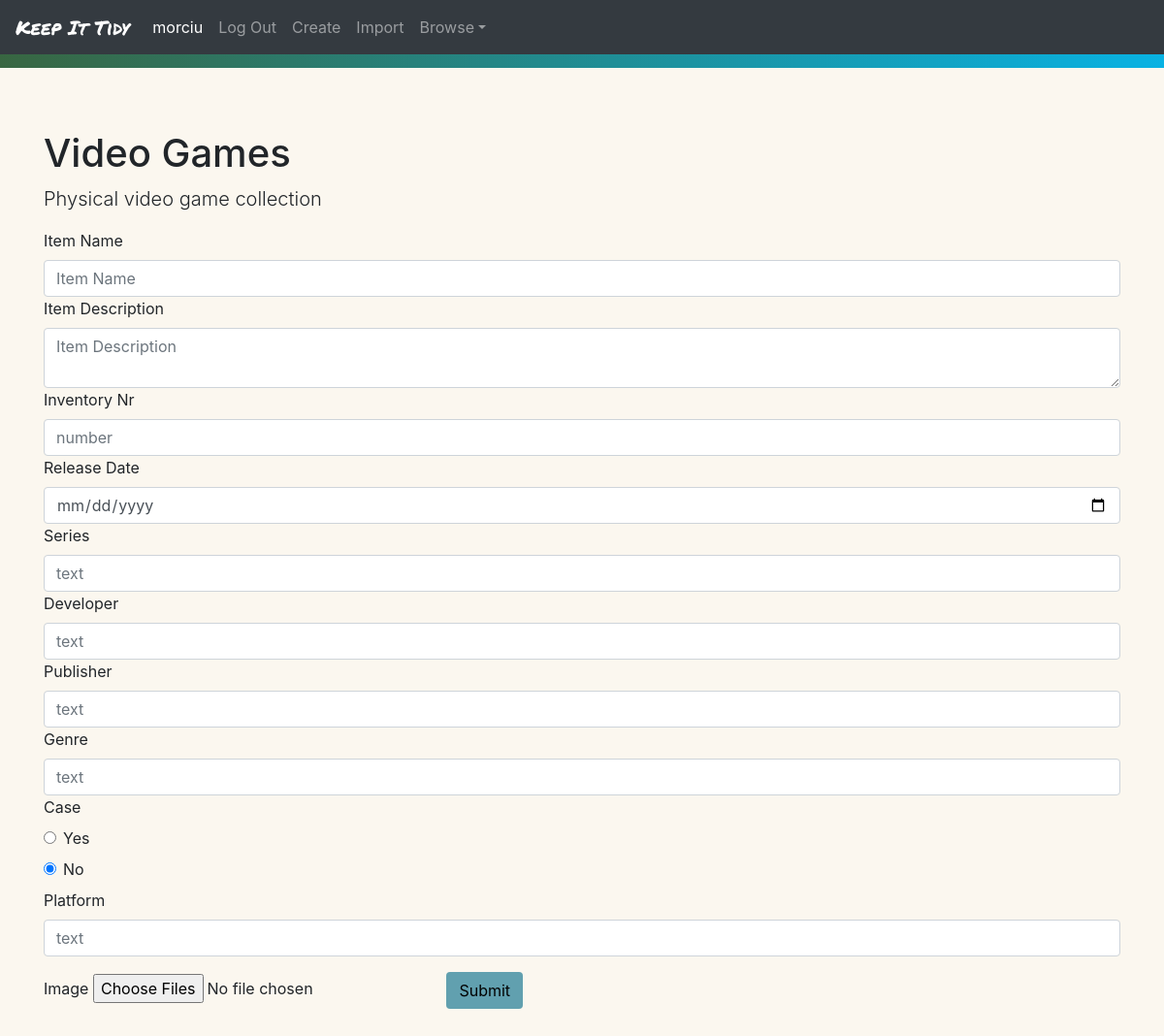
Screenshot of /add_item/145 (signed in) with the database file from the repository.
### KeepItTidy/models.py (models this page shows, shortened)
class User(AbstractUser):
	pass

class Collection(models.Model):
	user = models.ForeignKey(User, on_delete=models.CASCADE, related_name="collection")
	name = models.CharField(max_length=200)
	description = models.CharField(max_length=200)

class FieldNameTypePair(models.Model):
	dictionary = models.ForeignKey(FieldDict, on_delete=models.CASCADE, related_name="name_type_pair")
	field_name = models.CharField(max_length=200)
	field_type = models.CharField(max_length=200)

### KeepItTidy/views.py (the view)
# urls.py: path("add_item/<int:collection_id>", views.add_item, name="add_item"),
@login_required
def add_item(request, collection_id):
	current_user = request.user
	collection = Collection.objects.get(id=collection_id)
	field_dict = FieldDict.objects.get(collection=collection)
	fields = FieldNameTypePair.objects.filter(dictionary=field_dict)
	if request.method == "POST":
		item_name = request.POST["itemName"]
		if request.POST["itemDescription"]:
			item = Item(name=item_name, description=request.POST["itemDescription"], user=current_user, collection=collection)
		else:
			item = Item(name=item_name, user=current_user, collection=collection)
		item.save()
		posts = request.POST.items()
		for key, value in posts:
			field_name = key.split(" / ")[0]
			field_type = key.split(" / ")[-1]
			create_field_obj(item, value, field_type, field_name, collection)
		if len(request.FILES) > 0:
			for i in request.FILES:
				file_name = i.split(" / ")[0]
				file_type = i.split(" / ")[-1]
				for file in request.FILES.getlist(i):
					if file_type == "image":
						image = file
						print(file)
						field_obj = ImageField(name=file_name, collection=collection, item=item, image=image)
						field_obj.save()
		return render(request, 'keepittidy/add_item.html', {
			"user": current_user,
			"collection": collection,
			"fields": fields
			})
	else:
		return render(request, 'keepittidy/add_item.html', {
			"user": current_user,
			"collection": collection,
			"fields": fields
			})

### KeepItTidy/templates/keepittidy/add_item.html (shortened to what this page needs)
{% extends "keepittidy/layout.html" %}
{% load static %}
{% block body %}
<div id="collection" class="jumbotron jumbotron-fluid">
	<div class="container">
		<h1 class="display-5">{{ collection.name }}</h1>
		<p class="lead">{{ collection.description }}</p>
	</div>
	<div class="container">
		<form action="{% url 'add_item' collection.id %}" method="post" enctype="multipart/form-data">
			<label for=itemName>Item Name</label>
			<input type="text" class="form-control itemName" name="itemName" placeholder="Item Name" required="">
			<label for=itemDescription>Item Description</label>
			<textarea class="form-control itemDescription" name="itemDescription" placeholder="Item Description"></textarea>
			{% for field in fields %}
	        <label for="{{field.field_name}}">{{field.field_name}}</label>
	        {% if field.field_type == "text" %}
	        	<input type="text" class="form-control {{field.field_type}}" name="{{field.field_name}} / {{field.field_type}}" placeholder={{field.field_type}}>
	        {% elif field.field_type == "boolean" %}
	        	<div class="form-check">
        			<input type="radio" class="form-check-input {{field.field_type}}" id="booleanYes" value="true" name="{{field.field_name}} / {{field.field_type}}">
    				<label for="booleanYes">Yes</label>
        		</div>
    			<div class="form-check">
    				<input type="radio" class="form-check-input {{field.field_type}}" id="booleanNo" value="false" name="{{field.field_name}} / {{field.field_type}}" checked>
    				<label for="booleanNo">No</label>
    			</div>
	        {% elif field.field_type == "date" %}
	        	<input type="date" class="form-control {{field.field_type}}" name="{{field.field_name}} / {{field.field_type}}" placeholder={{field.field_type}} required="">
	        {% elif field.field_type == "number" %}
	        	<input type="number" step="any" class="form-control {{field.field_type}}" name="{{field.field_name}} / {{field.field_type}}" placeholder={{field.field_type}}>
	        {% elif field.field_type == "decimal" %}
	        	<input type="number" step=".01" class="form-control {{field.field_type}}" name="{{field.field_name}} / {{field.field_type}}" placeholder={{field.field_type}}>
	        {% elif field.field_type == "image" %}
	        	<input type="file", class="form-control-image {{field.field_type}}" name="{{field.field_name}} / {{field.field_type}}" multiple>
	        {% endif %}
		    {% endfor %}
		    <button type="submit" class="btn addButton">Submit</button>
		</form>
	</div>
</div>
{% endblock %}

### KeepItTidy/templates/keepittidy/layout.html (shortened to what this page needs)
{% load static %}
<!DOCTYPE html>
<html lang="en">
	<head>
		<link rel="stylesheet" href="https://cdn.jsdelivr.net/npm/bootstrap@4.6.0/dist/css/bootstrap.min.css">
		<link href="{% static 'KeepItTidy/styles.css' %}" rel="stylesheet">
	</head>
	<body>
		<nav class="navbar navbar-expand-md navbar-dark bg-dark fixed-top">
		  <a id="titleLogo" class="navbar-brand" href="{% url 'index' %}">Keep It Tidy</a>
		  {% if user.is_authenticated %}
		  <div class="navbar-collapse collapse" id="navbarDefault" style="">
		    <ul class="navbar-nav mr-auto">
		      <li class="nav-item active">
		        <a class="nav-link disabled">{{user.username}}<span class="sr-only">(current)</span></a>
		      </li>
		      <li class="nav-item">
		        <a class="nav-link" href="{% url 'logout' %}">Log Out</a>
		      </li>
		      <li class="nav-item">
		        <a class="nav-link" href="{% url 'create_collection' %}" tabindex="-1">Create
		        </a>
		      </li>
		      <li class="nav-item">
		        <a class="nav-link" href="{% url 'excel_import' %}" tabindex="-1">Import
		        </a>
		      </li>
		      <li class="nav-item dropdown" id="dropdown01">
		        <a class="nav-link dropdown-toggle" href="#" data-toggle="dropdown" aria-haspopup="true" aria-expanded="false">Browse</a>
		      </li>
		    </ul>
		  </div>
		  {% endif %}
		</nav>
	{% block body %}
	{% endblock %}
	</body>
</html>

### KeepItTidy/static/KeepItTidy/styles.css (style rules this page uses)
body { background-image: linear-gradient(to right, #386641, #08b2e3); padding-top: 70px; }
.navbar { background-color: #6A994E; }
.btn { margin: 1em; }
#titleLogo { font-family: 'Permanent Marker', cursive; }
.jumbotron { background-color: #FBF7EF; }
.addButton { background-color: #61A0AF; color: black; }

### rows the page displays
User: username "morciu"
Collection: name "Video Games", description "Physical video game collection"
FieldNameTypePair: field_name "Inventory Nr", field_type "number"
FieldNameTypePair: field_name "Release Date"
FieldNameTypePair: field_name "Series", field_type "text"
FieldNameTypePair: field_name "Developer", field_type "text"
FieldNameTypePair: field_name "Publisher", field_type "text"
FieldNameTypePair: field_name "Genre", field_type "text"
FieldNameTypePair: field_name "Case"
FieldNameTypePair: field_name "Platform", field_type "text"
FieldNameTypePair: field_name "Image"
